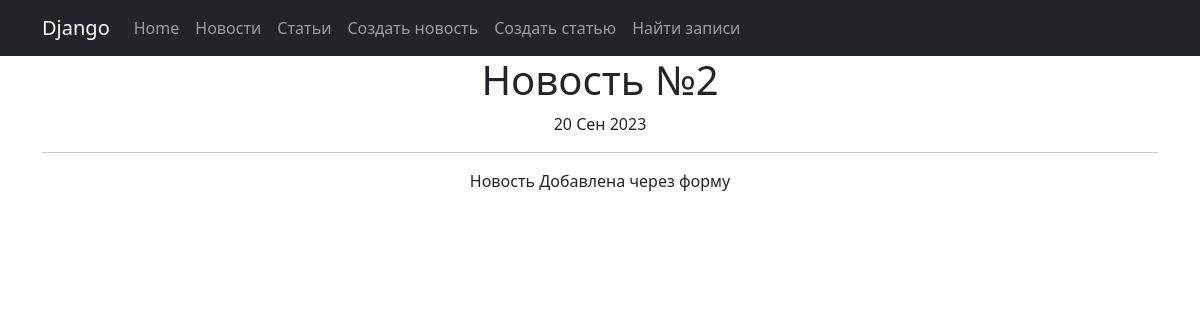
Screenshot of /articles/11 with the database file from the repository.
### news/models.py (models this page shows, shortened)
class Post(models.Model):
    author = models.ForeignKey(Author, on_delete=models.CASCADE)
    NEWS = 'NW'
    ARTICLE = 'AR'
    CHOICE_CATEGORY = [
        (NEWS, 'Новости'),
        (ARTICLE, 'Статья')
    ]
    categoryType = models.CharField(
        max_length=2, choices=CHOICE_CATEGORY, default=ARTICLE)
    dateCreate = models.DateTimeField(auto_now_add=True)
    postCategory = models.ManyToManyField(Category, through='PostCategory')
    titlePost = models.CharField(max_length=128)
    textPost = models.TextField()
    rating = models.IntegerField(default=0)
    class Meta:
        verbose_name = 'Статья'
        verbose_name_plural = 'Статьи'
        ordering = ('-dateCreate',)

### news/views.py (the view)
    def articles_detail(request, pk):
        post_id = Post.objects.get(pk=pk)
        if post_id.categoryType == 'AR':
            return render(request, 'news/single_post.html',context={'post_list':post_id})
        else:
            return render(request, 'news/404.html')

### news/templatetags/censor_filters.py (called while the page is built)
@register.filter()
def censor(value):
    if not isinstance(value, str):
        raise CensorException
    text = value.split()
    new_value = []
    for i in text:
        if i in CENSOR_WORDS:
            censor_word = i[0] + '*'*(len(i)-1)
            new_value.append(censor_word)
        else:
            new_value.append(i)
    return ' '.join(new_value)

### templates/news/single_post.html (shortened to what this page needs)
{% extends 'news/default.html' %}
{% load censor_filters %}
{% block content %}
    <h1>{{ post_list.titlePost }}</h1>
    {{ post_list.dateCreate|date:'d M Y' }}
    <hr>
    {{ post_list.textPost|censor }}
{% endblock %}

### rows the page displays
Post: titlePost "Новость №2", dateCreate "20 Сен 2023", textPost|censor "Новость Добавлена через форму"
